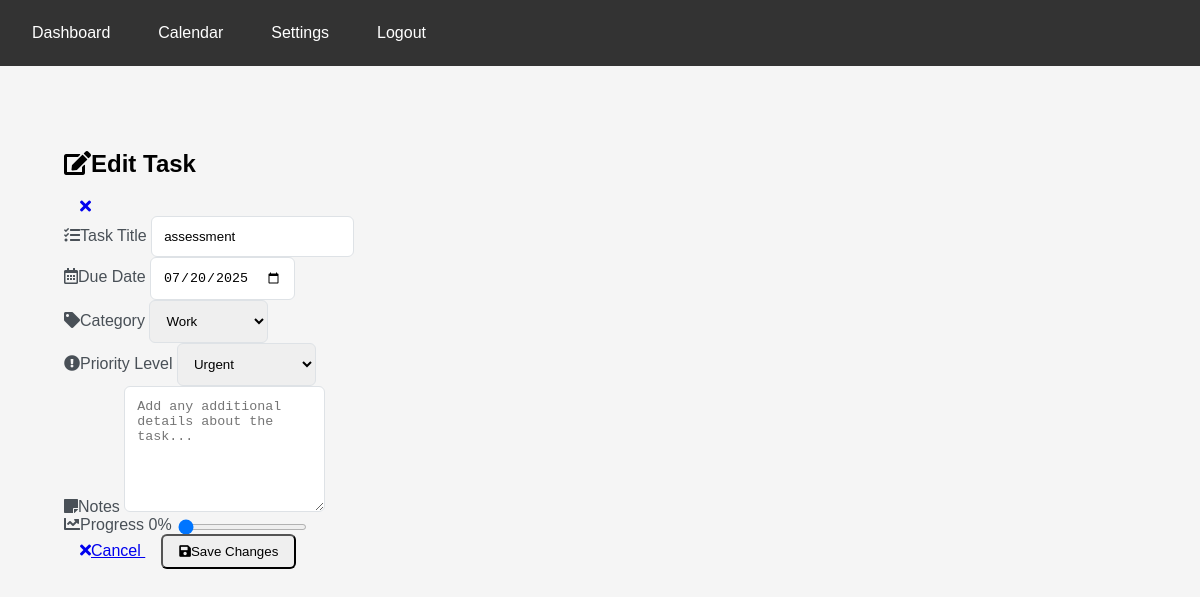
/edit_task/8 (signed in), run on the app's committed database.
### tables this page shows
CREATE TABLE todos (
                id INTEGER PRIMARY KEY AUTOINCREMENT,
                user_id INTEGER NOT NULL,
                task TEXT NOT NULL,
                due_date TEXT NOT NULL,
                done BOOLEAN NOT NULL DEFAULT 0, category_id INTEGER 
            REFERENCES categories(id), category TEXT DEFAULT 'General', notes TEXT DEFAULT '', custom_color TEXT DEFAULT NULL, importance TEXT DEFAULT 'medium', progress INTEGER DEFAULT 0,
                FOREIGN KEY (user_id) REFERENCES users (id)
            );

### app.py (the view, shortened to what this page needs)
@app.route("/edit_task/<int:task_id>", methods=["GET", "POST"])
def edit_task(task_id):
    if 'user_id' not in session:
        flash("Please login first!", "error")
        return redirect(url_for("login"))
    conn = sqlite3.connect(DB_PATH)
    cursor = conn.cursor()
    cursor.execute("""
        SELECT task, due_date, category, notes, importance, progress
        FROM todos
        WHERE id = ? AND user_id = ?
    """, (task_id, session['user_id']))
    task = cursor.fetchone()
    conn.close()
    if task is None:
        flash("Task not found!", "error")
        return redirect(url_for("dashboard"))
    task_data = {
        "id": task_id,
        "task": task[0],
        "due_date": task[1],
        "category": task[2],
        "notes": task[3],
        "importance": task[4],
        "progress": task[5]
    }
    return render_template("edit_task.html", task=task_data)

### templates/edit_task.html (shortened to what this page needs)
{% extends "base.html" %}
{% block content %}
<div class="container mt-4">
    <div class="card shadow-sm">
        <div class="card-header bg-primary text-white d-flex justify-content-between align-items-center">
            <h2 class="mb-0">
                <i class="fas fa-edit me-2"></i>Edit Task
            </h2>
            <a href="{{ url_for('dashboard') }}" class="btn btn-light btn-sm">
                <i class="fas fa-times"></i>
            </a>
        </div>
        <div class="card-body">
            <form method="POST" class="needs-validation" novalidate>
                <div class="row">
                    <div class="col-md-8 mb-3">
                        <label for="todo_task" class="form-label">
                            <i class="fas fa-tasks me-1"></i>Task Title
                        </label>
                        <input type="text"
                               class="form-control form-control-lg"
                               id="todo_task"
                               name="todo_task"
                               value="{{ task.task }}"
                               required>
                    </div>
                    <div class="col-md-4 mb-3">
                        <label for="due_date" class="form-label">
                            <i class="far fa-calendar-alt me-1"></i>Due Date
                        </label>
                        <input type="date"
                               class="form-control"
                               id="due_date"
                               name="due_date"
                               value="{{ task.due_date }}"
                               required>
                    </div>
                </div>
                <div class="row">
                    <div class="col-md-6 mb-3">
                        <label for="category" class="form-label">
                            <i class="fas fa-tag me-1"></i>Category
                        </label>
                        <select class="form-select" id="category" name="category" required>
                            <option value="Work" {% if task.category == 'Work' %}selected{% endif %}>Work</option>
                        </select>
                    </div>
                    <div class="col-md-6 mb-3">
                        <label for="importance" class="form-label">
                            <i class="fas fa-exclamation-circle me-1"></i>Priority Level
                        </label>
                        <select class="form-select" id="importance" name="importance" required>
                            <option value="urgent" {% if task.importance == 'urgent' %}selected{% endif %}>
                                <i class="fas fa-exclamation"></i> Urgent
                            </option>
                        </select>
                    </div>
                </div>
                <div class="mb-3">
                    <label for="notes" class="form-label">
                        <i class="fas fa-sticky-note me-1"></i>Notes
                    </label>
                    <textarea class="form-control"
                              id="notes"
                              name="notes"
                              rows="4"
                              placeholder="Add any additional details about the task...">{{ task.notes }}</textarea>
                </div>
                <div class="mb-4">
                    <label for="progress" class="form-label d-flex justify-content-between">
                        <span><i class="fas fa-chart-line me-1"></i>Progress</span>
                        <span class="badge bg-primary" id="progressValue">{{ task.progress }}%</span>
                    </label>
                    <input type="range"
                           class="form-range custom-range"
                           id="progress"
                           name="progress"
                           min="0"
                           max="100"
                           value="{{ task.progress }}">
                </div>
                <div class="d-flex justify-content-end gap-2">
                    <a href="{{ url_for('dashboard') }}" class="btn btn-secondary">
                        <i class="fas fa-times me-1"></i>Cancel
                    </a>
                    <button type="submit" class="btn btn-primary">
                        <i class="fas fa-save me-1"></i>Save Changes
                    </button>
                </div>
            </form>
        </div>
    </div>
</div>
{% endblock %}

### templates/edit_task.html (style rules this page uses)
.card { border: none; border-radius: 10px; }
.card-header { border-radius: 10px 10px 0 0 !important; }
.custom-range { height: 6px; border-radius: 3px; }
.form-control, .form-select { border: 1px solid #dee2e6; border-radius: 6px; padding: 0.75rem; }
.btn { padding: 0.5rem 1rem; border-radius: 6px; font-weight: 500; }
.form-label { font-weight: 500; color: #495057; }
textarea { resize: vertical; min-height: 100px; }

### templates/base.html (style rules this page uses)
body { margin: 0; padding: 0; font-family: Arial, sans-serif; background-color: #f5f5f5; }
.container { max-width: 1200px; margin: 0 auto; padding: 2rem; }

### data on the page
todos: todo_task "assessment", due_date "07/20/2025", category "Work", importance "Urgent", progress "0"
